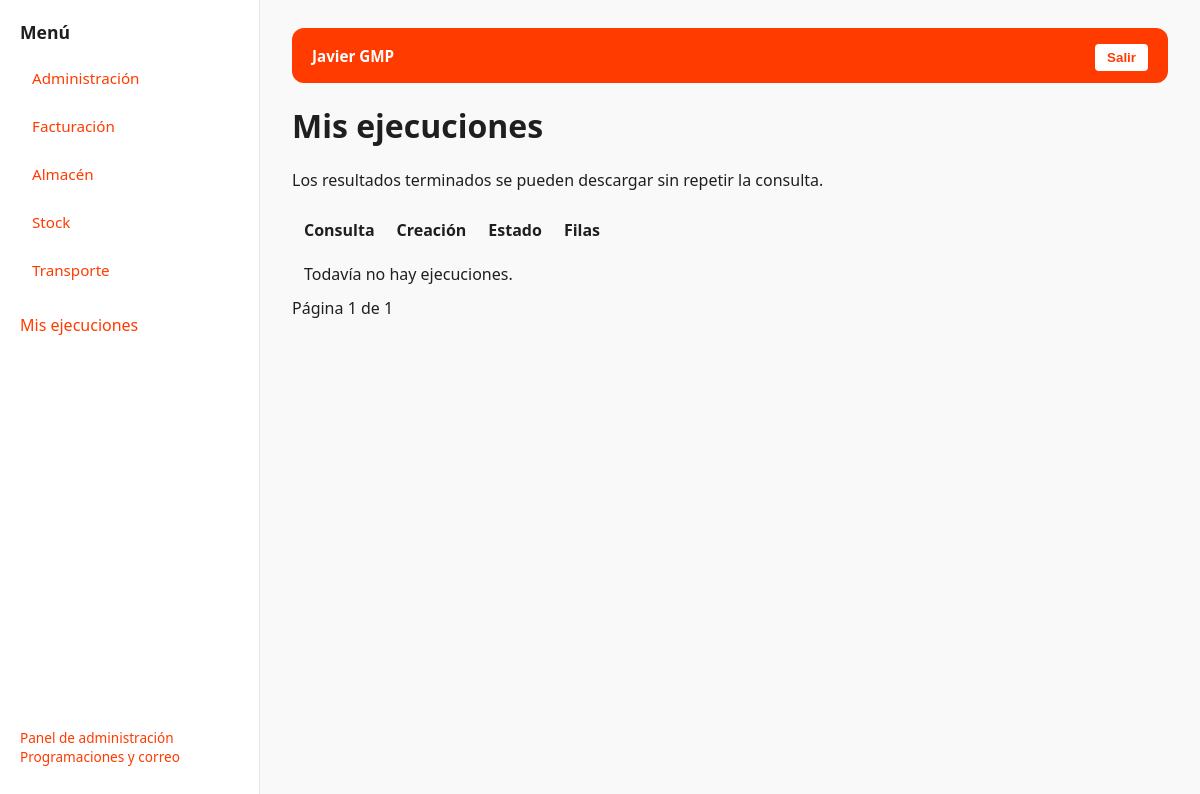
The app's page /ejecuciones/ (signed in) with its own data.
### core/models.py (models this page shows, shortened)
class QueryCategory(models.Model):
    name = models.CharField(max_length=100, unique=True)
    order = models.PositiveIntegerField(default=0)
    allowed_groups = models.ManyToManyField(
        Group,
        blank=True,
        related_name="allowed_categories",
        help_text="Grupos que pueden ver esta categoría. Si está vacío, la ve todo el mundo.",
    )
    class Meta:
        ordering = ["order", "name"]

### reports/views.py (the view)
# urls.py: path("ejecuciones/", report_views.job_list, name="job_list"),
@login_required
def job_list(request):
    jobs = Job.objects.filter(owner=request.user)
    if not request.user.is_superuser:
        jobs = jobs.filter(
            query__category__in=get_visible_categories_for_user(request.user),
            query__is_active=True,
        )
    page = Paginator(jobs.select_related("query"), 30).get_page(request.GET.get("page"))
    return render(request, "reports/list.html", {**context(request.user), "page": page})

### core/services.py (called while the page is built, shortened)
def get_visible_categories_for_user(user):
    if user.is_superuser:
        return QueryCategory.objects.all()

### core/views.py (called while the page is built)
def context(user):
    return {
        "categories": get_visible_categories_for_user(user).order_by("order", "name"),
        "is_admin": user.is_staff,
        "sidebar_mode": "links",
    }

### mahou/context.py (called while the page is built)
def navigation(request):
    user = request.user
    visible = False
    if user.is_authenticated and user.is_active:
        qs = Query.objects.filter(
            code__in=["MAHOU_PANEL", "MAHOU_MUELLES"], is_active=True
        )
        if not user.is_superuser:
            qs = qs.filter(category__in=get_visible_categories_for_user(user))
        visible = qs.count() == 2
    return {"can_view_mahou": visible}

### reports/templates/reports/list.html (shortened to what this page needs)
{% extends 'base_workspace.html' %}
{% block content %}
<h1>Mis ejecuciones</h1>
<p>Los resultados terminados se pueden descargar sin repetir la consulta.</p>
<table cellpadding="10"><thead><tr><th>Consulta</th><th>Creación</th><th>Estado</th><th>Filas</th></tr></thead><tbody>
{% for job in page %}<tr><td><a href="{% url 'job_detail' job.pk %}">{{ job.query.code }}</a></td><td>{{ job.created_at }}</td><td>{{ job.get_status_display }}</td><td>{{ job.row_count }}</td></tr>{% empty %}<tr><td colspan="4">Todavía no hay ejecuciones.</td></tr>{% endfor %}
</tbody></table>
Página {{ page.number }} de {{ page.paginator.num_pages }}
{% endblock %}

### templates/base_workspace.html (shortened to what this page needs)
<!doctype html>
<html lang="es">
<head>
</head>
<body>
  <div class="layout">
    <aside class="sidebar">
      <h3>Menú</h3>
      {% for c in categories %}
        {% if sidebar_mode == "workspace" %}
          <div class="cat" onclick="showCat('{{ c.id }}')">{{ c.name }}</div>
        {% else %}
          <a class="cat" href="{% url 'home' %}?cat={{ c.id }}" style="display:block;">
            {{ c.name }}
          </a>
        {% endif %}
      {% endfor %}
      <p><a href="{% url 'job_list' %}">Mis ejecuciones</a></p>
      {% if is_admin %}
        <p class="muted">
          <a href="/admin/">Panel de administración</a><br><a href="/admin/reports/schedule/">Programaciones y correo</a>
        </p>
      {% endif %}
    </aside>
    <main class="content">
      <div class="topbar">
        <strong>{{ request.user.first_name }} {{ request.user.last_name }}</strong>
        <form method="post" action="{% url 'logout' %}">
          <button class="logoutbtn" type="submit">Salir</button>
        </form>
      </div>
      {% block content %}{% endblock %}
    </main>
  </div>
</body>
</html>

### templates/base_workspace.html (style rules this page uses)
:root { --primary: #ff3b00; --primary-hover: #e63600; --bg: #f9f9f9; --sidebar-bg: #ffffff; --border: #e5e5e5; --text: #1f1f1f; --muted: #6f6f6f; --radius: 12px; }
* { box-sizing: border-box; }
body { margin: 0; font-family: "Segoe UI", Roboto, Arial, sans-serif; background: var(--bg); color: var(--text); }
.layout { display: flex; min-height: 100vh; }
.sidebar { width: 260px; background: var(--sidebar-bg); border-right: 1px solid var(--border); padding: 20px; display: flex; flex-direction: column; }
.sidebar h3 { margin: 0 0 14px; font-size: 1.1rem; color: var(--text); }
.cat { padding: 10px 12px; margin-bottom: 8px; border-radius: var(--radius); cursor: pointer; font-size: 0.95rem; transition: background 0.2s ease, color 0.2s ease; }
.sidebar .muted { margin-top: auto; font-size: 0.85rem; }
.sidebar a { color: var(--primary); text-decoration: none; font-weight: 500; }
.content { flex: 1; padding: 28px 32px; }
.topbar { background-color: #ff3b00; color: white; font-size: 1.3rem; font-weight: 600; padding: 12px 20px; display: flex; justify-content: space-between; align-items: center; border-radius: var(--radius); margin-bottom: 18px; }
.topbar strong { font-size: 0.95rem; }
.logoutbtn { background: white; color: #ff3b00; border: none; padding: 6px 12px; border-radius: 4px; font-weight: 600; cursor: pointer; }
.muted { color: var(--muted); font-size: 0.9rem; }

### records on screen
QueryCategory: name "Administración"
QueryCategory: name "Facturación"
QueryCategory: name "Almacén"
QueryCategory: name "Stock"
QueryCategory: name "Transporte"

### other values on screen
{{ request.user.first_name }} "Javier"
{{ request.user.last_name }} "GMP"
{{ page.number }} "1"
{{ page.paginator.num_pages }} "1"
